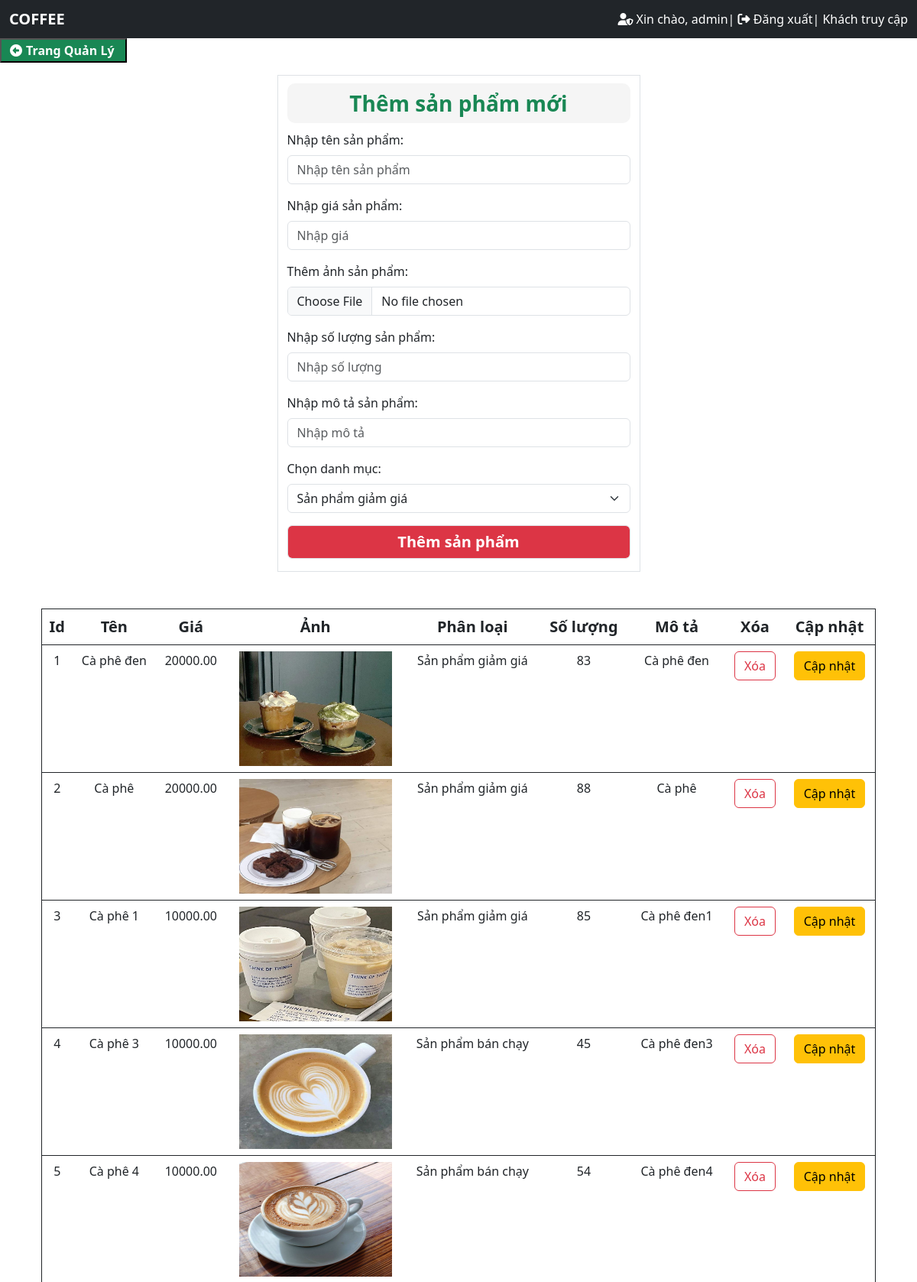
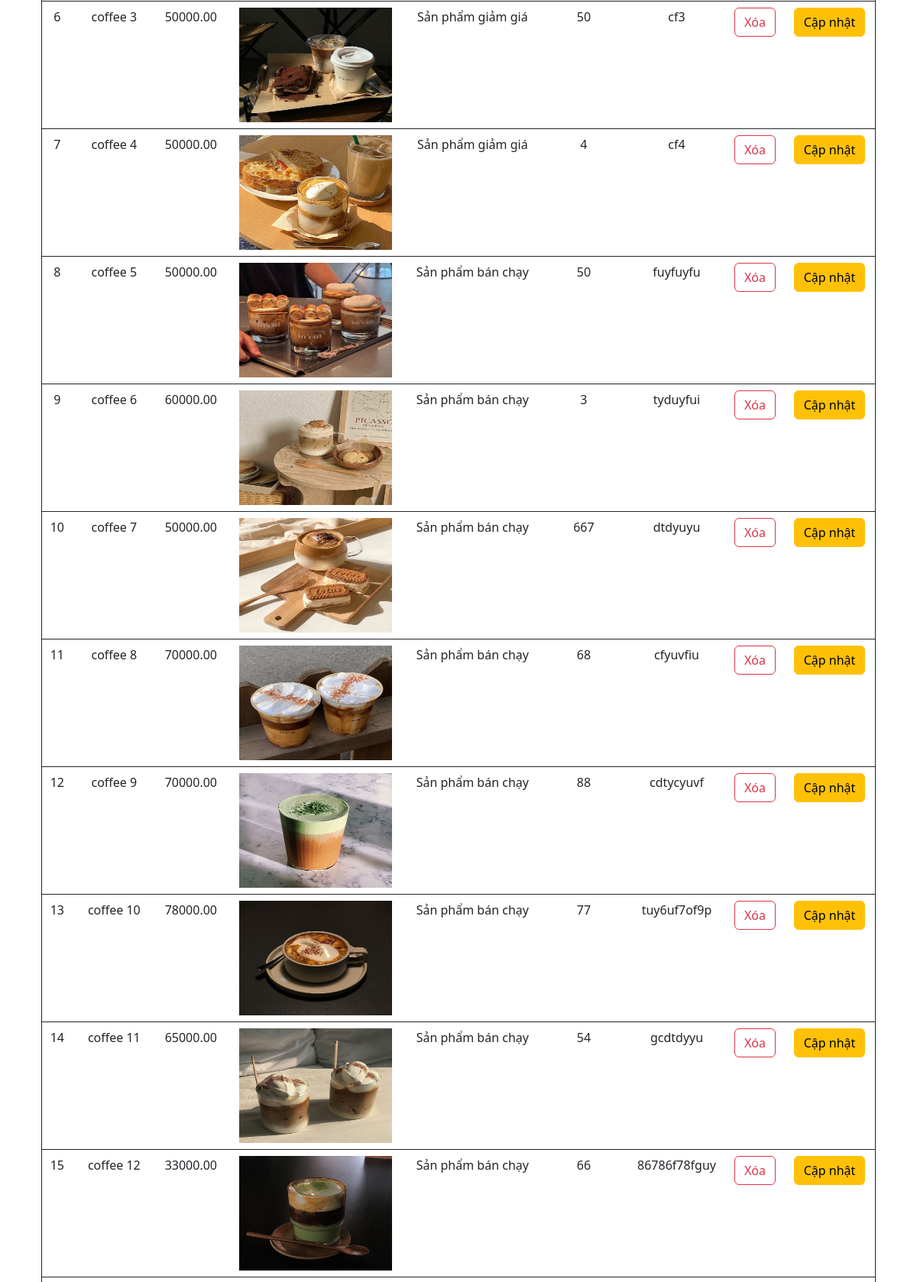
Screenshot of /admin/index.php?act=product (signed in, upper part) with the database file from the repository (2 pictures, top to bottom).
### tables this page shows
CREATE TABLE `sanpham` (
  `id` int(10) NOT NULL,
  `iddm` int(10) NOT NULL,
  `tensp` varchar(255) NOT NULL,
  `gia` double(10,2) NOT NULL,
  `img` varchar(255) NOT NULL,
  `soluong` int(10) NOT NULL,
  `ngaynhap` date DEFAULT NULL,
  `mota` text DEFAULT NULL
);

CREATE TABLE `danhmuc` (
  `id` int(10) NOT NULL,
  `tendm` varchar(100) NOT NULL
);

### admin/view/product.php (the view, shortened to what this page needs)
<head>
</head>
<body>
    <button class="bg-success fw-bold"><a href="./index.php" class=" text-decoration-none pe-2 text-white"><i class="fa-sharp fa-solid fa-circle-left" style="margin: 5px;"></i>Trang Quản Lý</a></button>
    <div class="container">
        <div class="row">
            <div class="col-md-5 m-auto border mt-3">
                <form action="index.php?act=product_add" method="POST" enctype="multipart/form-data">
                    <p class="text-center fw-bold fs-3 text-success">Thêm sản phẩm mới</p>
                    <div class="mb-3">
                        <label class="form-label">Nhập tên sản phẩm:</label>
                        <input type="text" name="tensp" class="form-control ml-100" placeholder="Nhập tên sản phẩm" required>
                    </div>
                    <div class="mb-3">
                        <label class="form-label">Nhập giá sản phẩm:</label>
                        <input type="number" min="1" name="gia" class="form-control" placeholder="Nhập giá" required>
                    </div>
                    <div class="mb-3">
                        <label class="form-label">Thêm ảnh sản phẩm:</label>
                        <input type="file" name="img" class="form-control" required>
                    </div>
                    <div class="mb-3">
                        <label class="form-label">Nhập số lượng sản phẩm:</label>
                        <input type="number" name="soluong" class="form-control" placeholder="Nhập số lượng" required>
                    </div>
                    <div class="mb-3">
                        <label class="form-label">Nhập mô tả sản phẩm:</label>
                        <input type="text" name="mota" class="form-control" placeholder="Nhập mô tả" required>
                    </div>
                    <div class="mb-3">
                        <label class="form-label">Chọn danh mục:</label>
                        <select class="form-select" name="category_id">
                            <?php
                            $categoryQuery = "SELECT * FROM danhmuc";
                            $categoryResult = mysqli_query($con, $categoryQuery);
                            while ($category = mysqli_fetch_array($categoryResult)) {
                                echo '<option value="' . $category['id'] . '">' . $category['tendm'] . '</option>';
                            }
                            ?>
                        </select>
                    </div>
                    <button name="submit" class="bg-danger fs-5 fw-bold mb-3 form-control text-white">Thêm sản phẩm</button>
                </form>
            </div>
        </div>
        <div class="container">
            <div class="row">
                <div class="col-md-12 m-auto">
                    <table class="table border border-dark table-hover border mt-5">
                        <thead class="bg-dark text-white fs-5 font-monnospace text-center">
                            <th>Id</th>
                            <th>Tên</th>
                            <th>Giá</th>
                            <th>Ảnh</th>
                            <th>Phân loại</th>
                            <th>Số lượng</th>
                            <th>Mô tả</th>
                            <th>Xóa</th>
                            <th>Cập nhật</th>
                        </thead>
                        <tbody class="text-center">
                            <?php
                            $record = mysqli_query($con, "SELECT sp.tensp,sp.soluong,sp.gia,sp.id,sp.img,sp.mota,dm.tendm from sanpham as sp,danhmuc as dm where sp.iddm=dm.id ");
                            $id_count = 1;
                            while ($row = mysqli_fetch_array($record)) {
                                $description = '<div style="max-width: 200px; word-wrap: break-word; margin:0 auto;">' . $row['mota'] . '</div>';
                                echo "
                                <tr>
                                <td>$id_count</td>
                                <td>$row[tensp]</td>
                                <td>$row[gia]</td>
                                <td><img src= '$row[img]' width='200px' height='150px'></td>
                                <td>$row[tendm]</td>
                                <td>$row[soluong]</td>
                                <td>$description</td>
                                <td><a onclick='return confirm(\"Bạn có chắc muốn xoá ".$row['tensp']." không?\")'
                                href= 'index.php?act=product_delete&id=$row[id]' class='btn btn-outline-danger'>Xóa</a></td>
                                <td><a href='index.php?act=product_update&id=$row[id]'class='btn btn-warning'>Cập nhật</a></td>
                                </tr>
                                ";
                                $id_count++;
                            }
                            ?>
                        </tbody>
                    </table>
                </div>
            </div>
        </div>
</body>
</html>

### admin/view/header.php (style rules this page uses)
p, .card-text { padding: 5px; background-color: #f5f5f5; border-radius: 10px; font-size: 20px; border: #000; margin: 10px 0; color: #999; }

### rows the page displays
sanpham: tensp "Cà phê đen", gia "20000.00", img (picture), iddm.tendm "Sản phẩm giảm giá", soluong "83", mota "Cà phê đen"
sanpham: tensp "Cà phê", gia "20000.00", img (picture), iddm.tendm "Sản phẩm giảm giá", soluong "88", mota "Cà phê"
sanpham: tensp "Cà phê 1", gia "10000.00", img (picture), iddm.tendm "Sản phẩm giảm giá", soluong "85", mota "Cà phê đen1"
sanpham: tensp "Cà phê 3", gia "10000.00", img (picture), iddm.tendm "Sản phẩm bán chạy", soluong "45", mota "Cà phê đen3"
sanpham: tensp "Cà phê 4", gia "10000.00", img (picture), iddm.tendm "Sản phẩm bán chạy", soluong "54", mota "Cà phê đen4"
sanpham: tensp "coffee 3", gia "50000.00", img (picture), iddm.tendm "Sản phẩm giảm giá", soluong "50", mota "cf3"
sanpham: tensp "coffee 4", gia "50000.00", img (picture), iddm.tendm "Sản phẩm giảm giá", soluong "4", mota "cf4"
sanpham: tensp "coffee 5", gia "50000.00", img (picture), iddm.tendm "Sản phẩm bán chạy", soluong "50", mota "fuyfuyfu"
sanpham: tensp "coffee 6", gia "60000.00", img (picture), iddm.tendm "Sản phẩm bán chạy", soluong "3", mota "tyduyfui"
sanpham: tensp "coffee 7", gia "50000.00", img (picture), iddm.tendm "Sản phẩm bán chạy", soluong "667", mota "dtdyuyu"
sanpham: tensp "coffee 8", gia "70000.00", img (picture), iddm.tendm "Sản phẩm bán chạy", soluong "68", mota "cfyuvfiu"
sanpham: tensp "coffee 9", gia "70000.00", img (picture), iddm.tendm "Sản phẩm bán chạy", soluong "88", mota "cdtycyuvf"
sanpham: tensp "coffee 10", gia "78000.00", img (picture), iddm.tendm "Sản phẩm bán chạy", soluong "77", mota "tuy6uf7of9p"
sanpham: tensp "coffee 11", gia "65000.00", img (picture), iddm.tendm "Sản phẩm bán chạy", soluong "54", mota "gcdtdyyu"
sanpham: tensp "coffee 12", gia "33000.00", img (picture), iddm.tendm "Sản phẩm bán chạy", soluong "66", mota "86786f78fguy"

### other values shown
$_SESSION['admin'] "admin"
form field category_id "Sản phẩm giảm giá"
